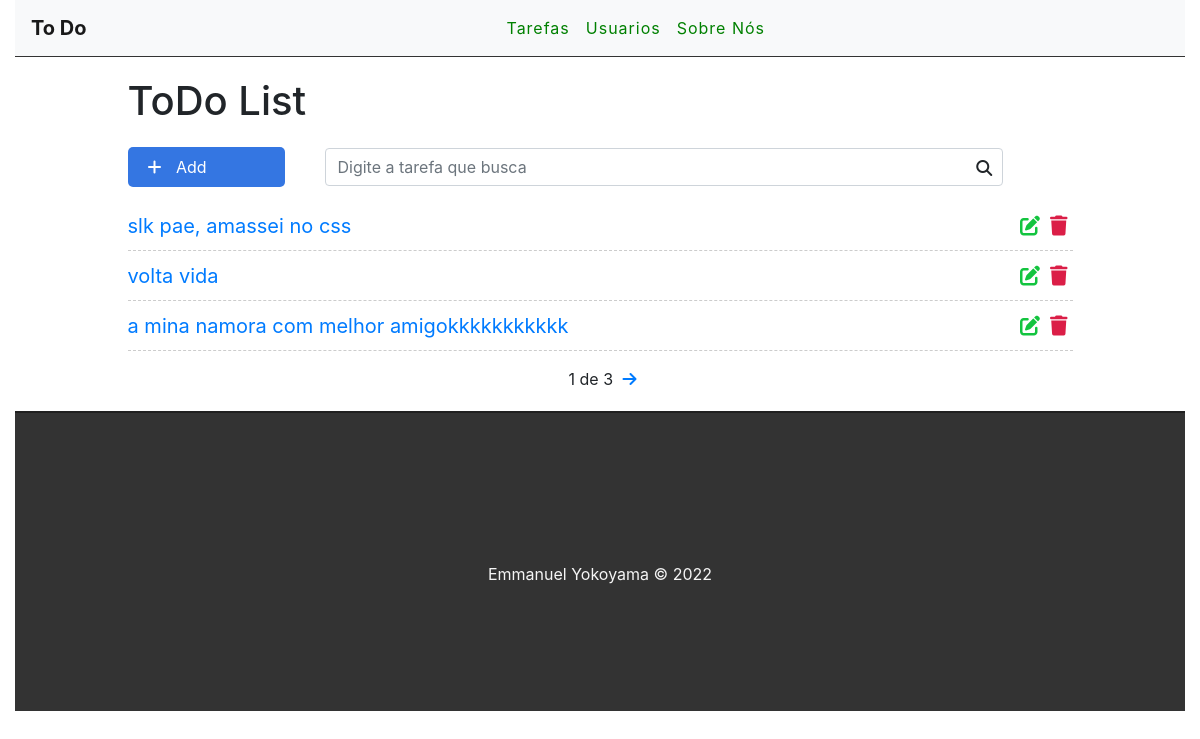
Before: / with the older database file.
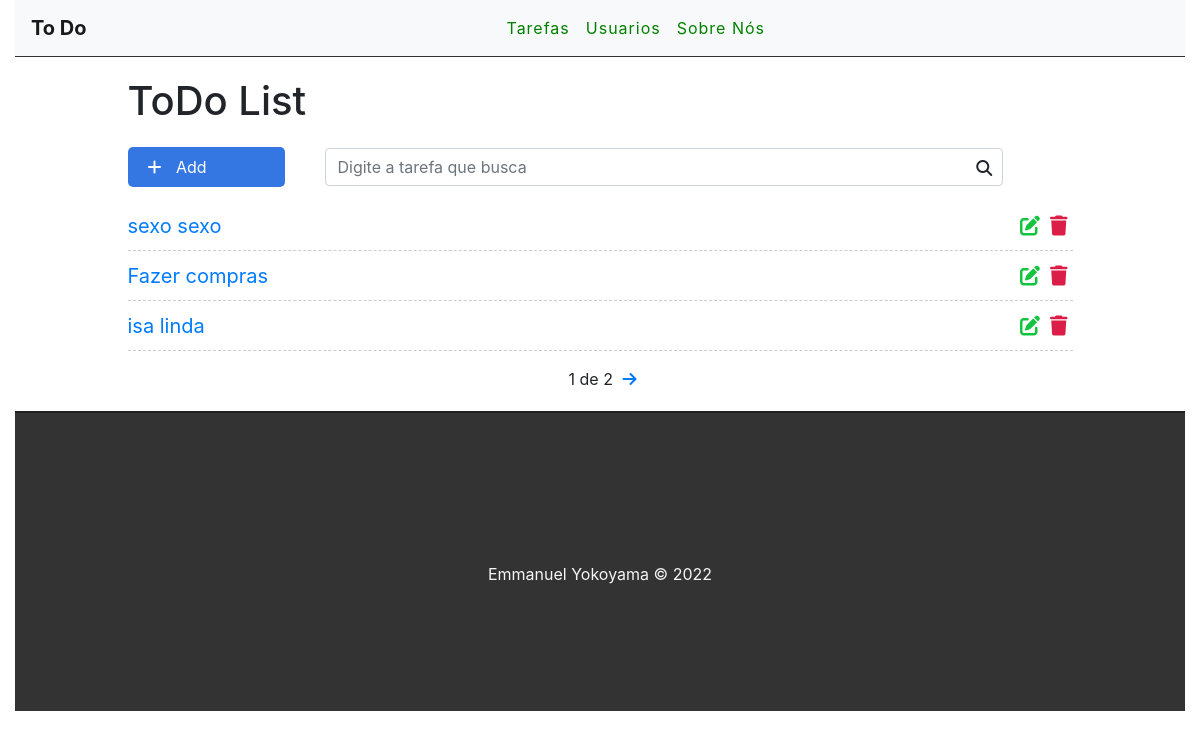
After: the same page with the newer database file.
### tasks/models.py (models this page shows, shortened)
class Task(models.Model):
    STATUS = (
        ("doing", "Doing"),
        ("done", "Done"),
    )
    title = models.CharField(max_length=255)
    desc = models.TextField()
    done = models.CharField(
        max_length=5,
        choices=STATUS
    )
    created_at = models.DateTimeField(auto_now_add=True)
    updated_at = models.DateTimeField(auto_now=True)

### tasks/views.py (the view)
# urls.py: path('', views.taskList, name="task-list"),
def taskList(request):
    tasks_list = Task.objects.all().order_by('-created_at')
    paginator = Paginator(tasks_list, 3)
    page = request.GET.get('page')
    tasks = paginator.get_page(page)
    return render(request, 'tasks/list.html', {'tasks': tasks})

### tasks/templates/tasks/list.html (shortened to what this page needs)
{% extends 'template-base.html' %}
{% block content%}
    <div class="offset-1 col-10 list-div">
        <h1>ToDo List</h1>
        <a id="add-link" href="newtask/">
            <div class="col-2 add-div">
                <i class="fas fa-plus"></i> Add
            </div>
        </a>
        <div class="col-9 search-div">
            <input class="form-control" type="text" id="search" name="search" placeholder="Digite a tarefa que busca">
            <i class="fas fa-search"></i>
        </div><br>
        <ul class="task-list">
            {% for task in tasks %}
            <li class="task-item">
                <span><a href="/task/{{task.id}}">{{task.title}}</a></span>
                <a href="delete/{{task.id}}" class="delete-btn"><span><i class="fas fa-trash"></i></span></a>
                <a href="edit/{{task.id}}"><span><i class="fas fa-edit"></i></span></a>
            </li>
            {% endfor %}
        </ul>
        <div class="pagination">
            <span class="step-links">
                <span class="current">
                    {{tasks.number}} de {{tasks.paginator.num_pages}}
                </span>
                {% if tasks.has_next %}
                    <a href="?page={{tasks.next_page_number}}"><i class="fas fa-arrow-right"></i></a>
                {%endif%}
            </span>
        </div>
    </div>
{% endblock %}

### tasks/templates/template-base.html (shortened to what this page needs)
{% load static %}
<html lang="en">
<head>
    <link rel="stylesheet" href="{% static 'css/style.css' %}">
    <link rel="stylesheet" href="https://cdn.jsdelivr.net/npm/bootstrap@4.3.1/dist/css/bootstrap.min.css">
</head>
<body>
    <div class="container-fluid">
        <nav class="navbar navbar-expand-lg navbar-light bg-light">
          <a class="navbar-brand" href="/">To Do</a>
          <div class="collapse navbar-collapse" id="navbarSupportedContent">
                <ul class="navbar-nav mr-auto">
                    <li class="nav-item ">
                        <a class="nav-link" href="#">Tarefas</a>
                    </li>
                    <li class="nav-item ">
                        <a class="nav-link" href="#">Usuarios</a>
                    </li>
                    <li class="nav-item ">
                        <a class="nav-link" href="#">Sobre Nós</a>
                    </li>
                </ul>
          </div>
        </nav>
            {% block content %}
            {% endblock %}
        <footer>
            <p>Emmanuel Yokoyama © 2022</p>
        </footer>
    </div>
</body>
</html>

### tasks/static/css/style.css (style rules this page uses)
.container-fluid { padding: none; }
.navbar { border-bottom: 1px solid #333; margin-bottom: 20px; }
.navbar-nav { margin:auto; }
.navbar-brand { font-weight: bold; }
.navbar-light .navbar-nav a.nav-link { color: green; letter-spacing: 1px; }
.add-div { background-color: #3476e2; cursor: pointer; display: inline-block; color: white; padding: 8px; border-radius: 5px; margin-right: 20px; }
.fas.fa-plus { color: #FFF; margin-right: 10px; margin-left: 5px; }
.list-div { padding: 0; }
.task-list { padding-left: 0; }
.task-item { list-style: none; font-size: 20px; height: 50px; padding-top: 10px; border-bottom: 1px dashed #ccc; }
.fas.fa-trash, .fas.fa-edit { cursor: pointer; margin: 5px; font-size: 20px; float: right; }
.fas.fa-trash { color: #db1e47 }
.fas.fa-edit { color: #13c43f; }
.fas.fa-search { position: absolute; top: 12px; right: 26px; }
.search-div { padding: 0px; margin-top: 15px; margin-bottom: 15px; display: inline-block; }
footer { background-color: #333; height: 300px; border-top: 2px solid #202020; }
footer p { color: #f5f5f5; text-align: center; top:50%; position: relative; }
.pagination { margin-bottom: 20px; }
.step-links { position: relative; margin-left: auto; margin-right: auto ; }
.step-links .current { margin-left:5px ; margin-right: 5px; }

Changed rows visible on the page:
removed Task: title "slk pae, amassei no css"
removed Task: title "volta vida"
removed Task: title "a mina namora com melhor amigokkkkkkkkkkk"
added Task: title "sexo sexo"
added Task: title "Fazer compras"
now on this page (row unchanged): Task: title "isa linda"
Other visible differences:
{{ tasks.paginator.num_pages }}: "3" → "2"
